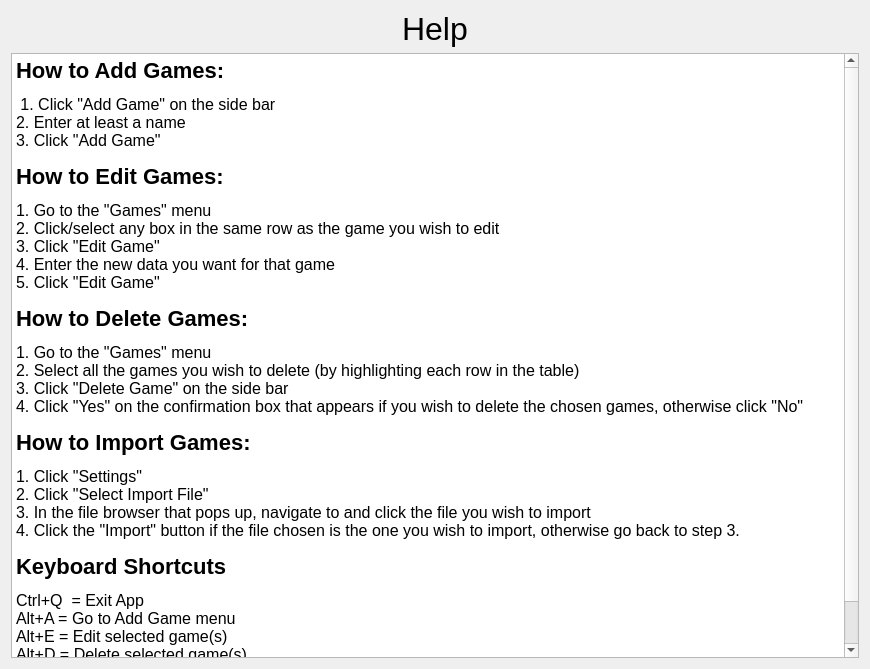
<?xml version="1.0" encoding="UTF-8"?>
<ui version="4.0">
 <class>Form</class>
 <widget class="QWidget" name="Form">
  <property name="geometry">
   <rect>
    <x>0</x>
    <y>0</y>
    <width>870</width>
    <height>669</height>
   </rect>
  </property>
  <property name="windowTitle">
   <string>Form</string>
  </property>
  <layout class="QVBoxLayout" name="verticalLayout_2">
   <item alignment="Qt::AlignHCenter">
    <widget class="QLabel" name="title">
     <property name="font">
      <font>
       <pointsize>24</pointsize>
      </font>
     </property>
     <property name="text">
      <string>Help</string>
     </property>
    </widget>
   </item>
   <item>
    <widget class="QTextBrowser" name="help_text">
     <property name="font">
      <font>
       <pointsize>14</pointsize>
      </font>
     </property>
     <property name="html">
      <string>&lt;!DOCTYPE HTML PUBLIC &quot;-//W3C//DTD HTML 4.0//EN&quot; &quot;http://www.w3.org/TR/REC-html40/strict.dtd&quot;&gt;
&lt;html&gt;&lt;head&gt;&lt;meta name=&quot;qrichtext&quot; content=&quot;1&quot; /&gt;&lt;style type=&quot;text/css&quot;&gt;
p, li { white-space: pre-wrap; }
&lt;/style&gt;&lt;/head&gt;&lt;body style=&quot; font-family:'Ubuntu'; font-size:14pt; font-weight:400; font-style:normal;&quot;&gt;
&lt;h3 style=&quot; margin-top:14px; margin-bottom:12px; margin-left:0px; margin-right:0px; -qt-block-indent:0; text-indent:0px;&quot;&gt;&lt;span style=&quot; font-size:12pt; font-weight:600;&quot;&gt;How to Add Games:&lt;/span&gt;&lt;/h3&gt;
&lt;p style=&quot; margin-top:0px; margin-bottom:0px; margin-left:0px; margin-right:0px; -qt-block-indent:0; text-indent:0px;&quot;&gt;&lt;span style=&quot; font-size:12pt;&quot;&gt; 1. Click &amp;quot;Add Game&amp;quot; on the side bar &lt;br /&gt;2. Enter at least a name &lt;br /&gt;3. Click &amp;quot;Add Game&amp;quot;&lt;/span&gt;&lt;/p&gt;
&lt;h3 style=&quot; margin-top:14px; margin-bottom:12px; margin-left:0px; margin-right:0px; -qt-block-indent:0; text-indent:0px;&quot;&gt;&lt;span style=&quot; font-size:12pt; font-weight:600;&quot;&gt;How to Edit Games:&lt;/span&gt;&lt;/h3&gt;
&lt;p style=&quot; margin-top:0px; margin-bottom:0px; margin-left:0px; margin-right:0px; -qt-block-indent:0; text-indent:0px;&quot;&gt;&lt;span style=&quot; font-size:12pt;&quot;&gt;1. Go to the &amp;quot;Games&amp;quot; menu&lt;br /&gt;2. Click/select any box in the same row as the game you wish to edit&lt;br /&gt;3. Click &amp;quot;Edit Game&amp;quot;&lt;br /&gt;4. Enter the new data you want for that game&lt;br /&gt;5. Click &amp;quot;Edit Game&amp;quot;&lt;/span&gt;&lt;/p&gt;
&lt;h3 style=&quot; margin-top:14px; margin-bottom:12px; margin-left:0px; margin-right:0px; -qt-block-indent:0; text-indent:0px;&quot;&gt;&lt;span style=&quot; font-size:12pt; font-weight:600;&quot;&gt;How to Delete Games:&lt;/span&gt;&lt;/h3&gt;
&lt;p style=&quot; margin-top:0px; margin-bottom:0px; margin-left:0px; margin-right:0px; -qt-block-indent:0; text-indent:0px;&quot;&gt;&lt;span style=&quot; font-size:12pt;&quot;&gt;1. Go to the &amp;quot;Games&amp;quot; menu&lt;br /&gt;2. Select all the games you wish to delete (by highlighting each row in the table)&lt;br /&gt;3. Click &amp;quot;Delete Game&amp;quot; on the side bar&lt;br /&gt;4. Click &amp;quot;Yes&amp;quot; on the confirmation box that appears if you wish to delete the chosen games, otherwise click &amp;quot;No&amp;quot;&lt;/span&gt;&lt;/p&gt;
&lt;h3 style=&quot; margin-top:14px; margin-bottom:12px; margin-left:0px; margin-right:0px; -qt-block-indent:0; text-indent:0px;&quot;&gt;&lt;span style=&quot; font-size:12pt; font-weight:600;&quot;&gt;How to Import Games:&lt;/span&gt;&lt;/h3&gt;
&lt;p style=&quot; margin-top:0px; margin-bottom:0px; margin-left:0px; margin-right:0px; -qt-block-indent:0; text-indent:0px;&quot;&gt;&lt;span style=&quot; font-size:12pt;&quot;&gt;1. Click &amp;quot;Settings&amp;quot;&lt;br /&gt;2. Click &amp;quot;Select Import File&amp;quot;&lt;br /&gt;3. In the file browser that pops up, navigate to and click the file you wish to import&lt;br /&gt;4. Click the &amp;quot;Import&amp;quot; button if the file chosen is the one you wish to import, otherwise go back to step 3.&lt;/span&gt;&lt;/p&gt;
&lt;h3 style=&quot; margin-top:14px; margin-bottom:12px; margin-left:0px; margin-right:0px; -qt-block-indent:0; text-indent:0px;&quot;&gt;&lt;span style=&quot; font-size:12pt; font-weight:600;&quot;&gt;Keyboard Shortcuts&lt;/span&gt;&lt;/h3&gt;
&lt;p style=&quot; margin-top:0px; margin-bottom:0px; margin-left:0px; margin-right:0px; -qt-block-indent:0; text-indent:0px;&quot;&gt;&lt;span style=&quot; font-size:12pt;&quot;&gt;Ctrl+Q  = Exit App&lt;br /&gt;Alt+A = Go to Add Game menu&lt;br /&gt;Alt+E = Edit selected game(s)&lt;br /&gt;Alt+D = Delete selected game(s)&lt;br /&gt;Alt+S = Go to Settings menu&lt;br /&gt;Alt+H = Go to Help menu&lt;/span&gt;&lt;/p&gt;&lt;/body&gt;&lt;/html&gt;</string>
     </property>
    </widget>
   </item>
  </layout>
 </widget>
 <resources/>
 <connections/>
</ui>
